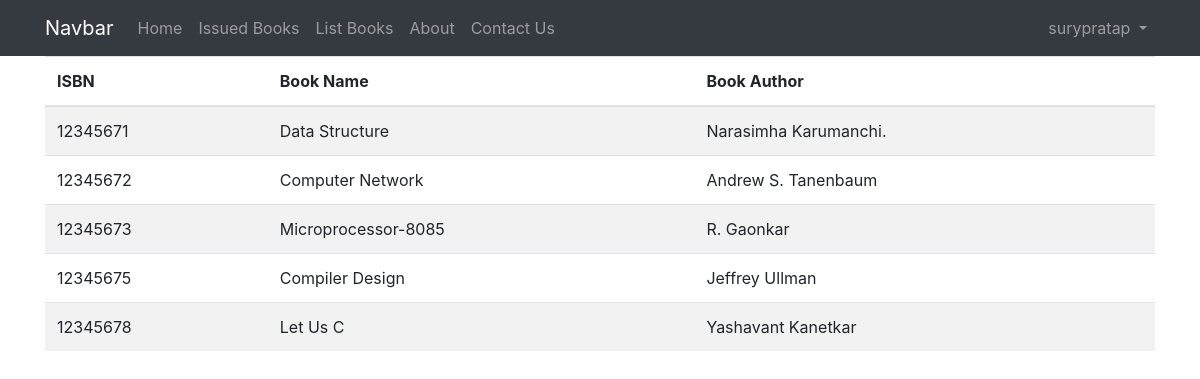
Screenshot of /list_books/ (signed in) with the database file from the repository.
### management/models.py (models this page shows, shortened)
class books(models.Model):
    book_title = models.CharField(max_length=100)
    book_author = models.CharField(max_length=50)
    book_isbn = models.IntegerField(primary_key=True)
    book_copys = models.IntegerField()

### management/views.py (the view)
# urls.py: path('list_books/', views.list_books, name='list_books'),
@login_required
def list_books(request):
    book_list = books.objects.all()
    context = {'books': book_list}
    return render(request, 'pages/list_books.html', context=context)

### management/templates/pages/list_books.html
{% extends 'pages/index.html' %}
{% block content %}
    <div class="container">
      <table class="table table-striped">
        <thead>
          <th>ISBN</th>
          <th>Book Name</th>
          <th>Book Author</th>
        </thead>
        <tbody>
          {% for i in books %}
            <tr>
            <td>{{i.book_isbn}}</td>
            <td>{{i.book_title}}</td>
            <td>{{i.book_author}}</td>
            </tr>
          {% endfor%}
        </tbody>
      </table>
    </div>
{% endblock %}

### management/templates/pages/nav.html (shortened to what this page needs)
<nav class="navbar navbar-expand-lg navbar-dark bg-dark">
  <div class="container">
  <a class="navbar-brand" href="#">Navbar</a>
  <div class="collapse navbar-collapse" id="navbarSupportedContent">
    <ul class="navbar-nav mr-auto">
      <li class="nav-item">
        <a class="nav-link" href="{% url 'home'%}">Home <span class="sr-only">(current)</span></a>
      </li>
      {% if user.is_authenticated %}
      <li class="nav-item">
        <a class="nav-link" href="{% url 'issued_books' %}">Issued Books</a>
      </li>
      <li class="nav-item">
        <a class="nav-link" href="{% url 'list_books' %}">List Books</a>
      </li>
      {% endif %}
      <li class="nav-item">
        <a class="nav-link" href="{% url 'about'%}">About</a>
      </li>
      <li class="nav-item">
        <a class="nav-link" href="{%url 'contact'%}" tabindex="-1" aria-disabled="true">Contact Us</a>
      </li>
      </ul>
      {% if user.is_authenticated %}
      <ul class="navbar-nav">
        <div class="form-inline my-2 my-lg-0">
          <li class="nav-item dropdown">
            <a class="nav-link dropdown-toggle" href="#" id="navbarDropdown" role="button" data-toggle="dropdown" aria-haspopup="true" aria-expanded="false">
              {{request.session.username}}
            </a>
          </li>
            </div>
          </ul>
      {% endif%}
  </div>
</div>
</nav>

### rows the page displays
books: book_isbn "12345671", book_title "Data Structure", book_author "Narasimha Karumanchi."
books: book_isbn "12345672", book_title "Computer Network", book_author "Andrew S. Tanenbaum"
books: book_isbn "12345673", book_title "Microprocessor-8085", book_author "R. Gaonkar"
books: book_isbn "12345675", book_title "Compiler Design", book_author "Jeffrey Ullman"
books: book_isbn "12345678", book_title "Let Us C", book_author "Yashavant Kanetkar"

### other values shown
{{ request.session.username }} "surypratap"
